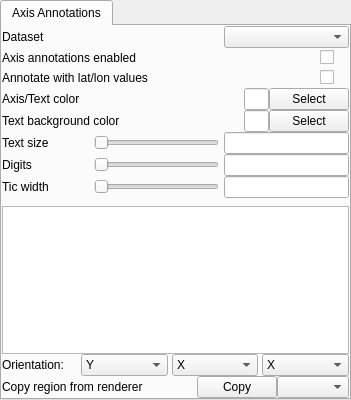
    <widget class="QTabWidget" name="axisTab">
     <property name="currentIndex">
      <number>0</number>
     </property>
     <widget class="QWidget" name="tab">
      <attribute name="title">
       <string>Axis Annotations</string>
      </attribute>
      <layout class="QVBoxLayout" name="verticalLayout">
       <property name="spacing">
        <number>0</number>
       </property>
       <property name="leftMargin">
        <number>0</number>
       </property>
       <property name="topMargin">
        <number>0</number>
       </property>
       <property name="rightMargin">
        <number>0</number>
       </property>
       <property name="bottomMargin">
        <number>0</number>
       </property>
       <item>
        <layout class="QHBoxLayout" name="horizontalLayout_3">
         <property name="spacing">
          <number>5</number>
         </property>
         <property name="topMargin">
          <number>0</number>
         </property>
         <item>
          <widget class="QLabel" name="label_8">
           <property name="text">
            <string>Dataset</string>
           </property>
          </widget>
         </item>
         <item>
          <spacer name="horizontalSpacer_7">
           <property name="orientation">
            <enum>Qt::Horizontal</enum>
           </property>
           <property name="sizeHint" stdset="0">
            <size>
             <width>40</width>
             <height>20</height>
            </size>
           </property>
          </spacer>
         </item>
         <item>
          <widget class="QComboBox" name="dataMgrSelectorCombo">
           <property name="minimumSize">
            <size>
             <width>125</width>
             <height>0</height>
            </size>
           </property>
           <property name="maximumSize">
            <size>
             <width>125</width>
             <height>16777215</height>
            </size>
           </property>
          </widget>
         </item>
        </layout>
       </item>
       <item>
        <layout class="QHBoxLayout" name="horizontalLayout">
         <property name="spacing">
          <number>0</number>
         </property>
         <property name="topMargin">
          <number>0</number>
         </property>
         <property name="rightMargin">
          <number>15</number>
         </property>
         <item>
          <widget class="QLabel" name="label">
           <property name="text">
            <string>Axis annotations enabled</string>
           </property>
          </widget>
         </item>
         <item>
          <spacer name="horizontalSpacer">
           <property name="orientation">
            <enum>Qt::Horizontal</enum>
           </property>
           <property name="sizeHint" stdset="0">
            <size>
             <width>40</width>
             <height>20</height>
            </size>
           </property>
          </spacer>
         </item>
         <item>
          <widget class="QCheckBox" name="axisAnnotationEnabledCheckbox">
           <property name="text">
            <string/>
           </property>
          </widget>
         </item>
        </layout>
       </item>
       <item>
        <layout class="QHBoxLayout" name="horizontalLayout_2">
         <property name="spacing">
          <number>0</number>
         </property>
         <property name="topMargin">
          <number>0</number>
         </property>
         <property name="rightMargin">
          <number>15</number>
         </property>
         <item>
          <widget class="QLabel" name="label_2">
           <property name="text">
            <string>Annotate with lat/lon values</string>
           </property>
          </widget>
         </item>
         <item>
          <spacer name="horizontalSpacer_2">
           <property name="orientation">
            <enum>Qt::Horizontal</enum>
           </property>
           <property name="sizeHint" stdset="0">
            <size>
             <width>40</width>
             <height>20</height>
            </size>
           </property>
          </spacer>
         </item>
         <item>
          <widget class="QCheckBox" name="latLonAnnotationCheckbox">
           <property name="text">
            <string/>
           </property>
          </widget>
         </item>
        </layout>
       </item>
       <item>
        <layout class="QHBoxLayout" name="horizontalLayout_6">
         <property name="spacing">
          <number>0</number>
         </property>
         <property name="topMargin">
          <number>0</number>
         </property>
         <item>
          <widget class="QLabel" name="label_3">
           <property name="text">
            <string>Axis/Text color</string>
           </property>
          </widget>
         </item>
         <item>
          <spacer name="horizontalSpacer_3">
           <property name="orientation">
            <enum>Qt::Horizontal</enum>
           </property>
           <property name="sizeHint" stdset="0">
            <size>
             <width>40</width>
             <height>20</height>
            </size>
           </property>
          </spacer>
         </item>
         <item>
          <widget class="QLineEdit" name="axisColorEdit">
           <property name="maximumSize">
            <size>
             <width>25</width>
             <height>16777215</height>
            </size>
           </property>
          </widget>
         </item>
         <item>
          <widget class="QPushButton" name="axisColorButton">
           <property name="text">
            <string>Select</string>
           </property>
          </widget>
         </item>
        </layout>
       </item>
       <item>
        <layout class="QHBoxLayout" name="horizontalLayout_4">
         <property name="spacing">
          <number>0</number>
         </property>
         <property name="topMargin">
          <number>0</number>
         </property>
         <item>
          <widget class="QLabel" name="label_9">
           <property name="text">
            <string>Text background color</string>
           </property>
          </widget>
         </item>
         <item>
          <spacer name="horizontalSpacer_8">
           <property name="orientation">
            <enum>Qt::Horizontal</enum>
           </property>
           <property name="sizeHint" stdset="0">
            <size>
             <width>40</width>
             <height>20</height>
            </size>
           </property>
          </spacer>
         </item>
         <item>
          <widget class="QLineEdit" name="axisBackgroundColorEdit">
           <property name="maximumSize">
            <size>
             <width>25</width>
             <height>16777215</height>
            </size>
           </property>
          </widget>
         </item>
         <item>
          <widget class="QPushButton" name="axisBackgroundColorButton">
           <property name="text">
            <string>Select</string>
           </property>
          </widget>
         </item>
        </layout>
       </item>
       <item>
        <layout class="QHBoxLayout" name="horizontalLayout_9">
         <property name="spacing">
          <number>5</number>
         </property>
         <property name="topMargin">
          <number>0</number>
         </property>
         <item>
          <widget class="QLabel" name="label_4">
           <property name="text">
            <string>Text size</string>
           </property>
          </widget>
         </item>
         <item>
          <spacer name="horizontalSpacer_4">
           <property name="orientation">
            <enum>Qt::Horizontal</enum>
           </property>
           <property name="sizeHint" stdset="0">
            <size>
             <width>40</width>
             <height>20</height>
            </size>
           </property>
          </spacer>
         </item>
         <item>
          <widget class="QSlider" name="axisTextSizeSlider">
           <property name="minimumSize">
            <size>
             <width>125</width>
             <height>0</height>
            </size>
           </property>
           <property name="maximumSize">
            <size>
             <width>125</width>
             <height>16777215</height>
            </size>
           </property>
           <property name="orientation">
            <enum>Qt::Horizontal</enum>
           </property>
          </widget>
         </item>
         <item>
          <widget class="QLineEdit" name="axisTextSizeEdit">
           <property name="minimumSize">
            <size>
             <width>125</width>
             <height>0</height>
            </size>
           </property>
           <property name="maximumSize">
            <size>
             <width>125</width>
             <height>16777215</height>
            </size>
           </property>
           <property name="layoutDirection">
            <enum>Qt::LeftToRight</enum>
           </property>
           <property name="alignment">
            <set>Qt::AlignCenter</set>
           </property>
          </widget>
         </item>
        </layout>
       </item>
       <item>
        <layout class="QHBoxLayout" name="horizontalLayout_10">
         <property name="spacing">
          <number>5</number>
         </property>
         <property name="topMargin">
          <number>0</number>
         </property>
         <item>
          <widget class="QLabel" name="label_5">
           <property name="text">
            <string>Digits</string>
           </property>
          </widget>
         </item>
         <item>
          <spacer name="horizontalSpacer_5">
           <property name="orientation">
            <enum>Qt::Horizontal</enum>
           </property>
           <property name="sizeHint" stdset="0">
            <size>
             <width>40</width>
             <height>20</height>
            </size>
           </property>
          </spacer>
         </item>
         <item>
          <widget class="QSlider" name="axisDigitsSlider">
           <property name="minimumSize">
            <size>
             <width>125</width>
             <height>0</height>
            </size>
           </property>
           <property name="maximumSize">
            <size>
             <width>125</width>
             <height>16777215</height>
            </size>
           </property>
           <property name="orientation">
            <enum>Qt::Horizontal</enum>
           </property>
          </widget>
         </item>
         <item>
          <widget class="QLineEdit" name="axisDigitsEdit">
           <property name="minimumSize">
            <size>
             <width>125</width>
             <height>0</height>
            </size>
           </property>
           <property name="maximumSize">
            <size>
             <width>125</width>
             <height>16777215</height>
            </size>
           </property>
           <property name="layoutDirection">
            <enum>Qt::LeftToRight</enum>
           </property>
           <property name="alignment">
            <set>Qt::AlignCenter</set>
           </property>
          </widget>
         </item>
        </layout>
       </item>
       <item>
        <layout class="QHBoxLayout" name="horizontalLayout_11">
         <property name="spacing">
          <number>5</number>
         </property>
         <property name="topMargin">
          <number>0</number>
         </property>
         <property name="bottomMargin">
          <number>8</number>
         </property>
         <item>
          <widget class="QLabel" name="label_6">
           <property name="text">
            <string>Tic width</string>
           </property>
          </widget>
         </item>
         <item>
          <spacer name="horizontalSpacer_6">
           <property name="orientation">
            <enum>Qt::Horizontal</enum>
           </property>
           <property name="sizeHint" stdset="0">
            <size>
             <width>40</width>
             <height>20</height>
            </size>
           </property>
          </spacer>
         </item>
         <item>
          <widget class="QSlider" name="ticWidthSlider">
           <property name="minimumSize">
            <size>
             <width>125</width>
             <height>0</height>
            </size>
           </property>
           <property name="maximumSize">
            <size>
             <width>125</width>
             <height>16777215</height>
            </size>
           </property>
           <property name="orientation">
            <enum>Qt::Horizontal</enum>
           </property>
          </widget>
         </item>
         <item>
          <widget class="QLineEdit" name="ticWidthEdit">
           <property name="minimumSize">
            <size>
             <width>125</width>
             <height>0</height>
            </size>
           </property>
           <property name="maximumSize">
            <size>
             <width>125</width>
             <height>16777215</height>
            </size>
           </property>
           <property name="layoutDirection">
            <enum>Qt::LeftToRight</enum>
           </property>
           <property name="alignment">
            <set>Qt::AlignCenter</set>
           </property>
          </widget>
         </item>
        </layout>
       </item>
       <item>
        <widget class="QTableWidget" name="axisAnnotationTable"/>
       </item>
       <item>
        <layout class="QHBoxLayout" name="horizontalLayout_8">
         <property name="spacing">
          <number>4</number>
         </property>
         <property name="topMargin">
          <number>0</number>
         </property>
         <item>
          <widget class="QLabel" name="label_7">
           <property name="minimumSize">
            <size>
             <width>75</width>
             <height>0</height>
            </size>
           </property>
           <property name="maximumSize">
            <size>
             <width>75</width>
             <height>16777215</height>
            </size>
           </property>
           <property name="text">
            <string>Orientation:</string>
           </property>
          </widget>
         </item>
         <item>
          <widget class="QComboBox" name="xTicOrientationCombo">
           <item>
            <property name="text">
             <string>Y</string>
            </property>
           </item>
           <item>
            <property name="text">
             <string>Z</string>
            </property>
           </item>
          </widget>
         </item>
         <item>
          <widget class="QComboBox" name="yTicOrientationCombo">
           <item>
            <property name="text">
             <string>X</string>
            </property>
           </item>
           <item>
            <property name="text">
             <string>Z</string>
            </property>
           </item>
          </widget>
         </item>
         <item>
          <widget class="QComboBox" name="zTicOrientationCombo">
           <item>
            <property name="text">
             <string>X</string>
            </property>
           </item>
           <item>
            <property name="text">
             <string>Y</string>
            </property>
           </item>
          </widget>
         </item>
        </layout>
       </item>
       <item>
        <layout class="QHBoxLayout" name="horizontalLayout_5">
         <property name="topMargin">
          <number>0</number>
         </property>
         <item>
          <widget class="QLabel" name="label_10">
           <property name="text">
            <string>Copy region from renderer</string>
           </property>
          </widget>
         </item>
         <item>
          <spacer name="horizontalSpacer_9">
           <property name="orientation">
            <enum>Qt::Horizontal</enum>
           </property>
           <property name="sizeHint" stdset="0">
            <size>
             <width>40</width>
             <height>20</height>
            </size>
           </property>
          </spacer>
         </item>
         <item>
          <widget class="QPushButton" name="copyRegionButton">
           <property name="text">
            <string>Copy</string>
           </property>
          </widget>
         </item>
         <item>
          <widget class="QComboBox" name="copyRegionCombo"/>
         </item>
        </layout>
       </item>
      </layout>
     </widget>
    </widget>
